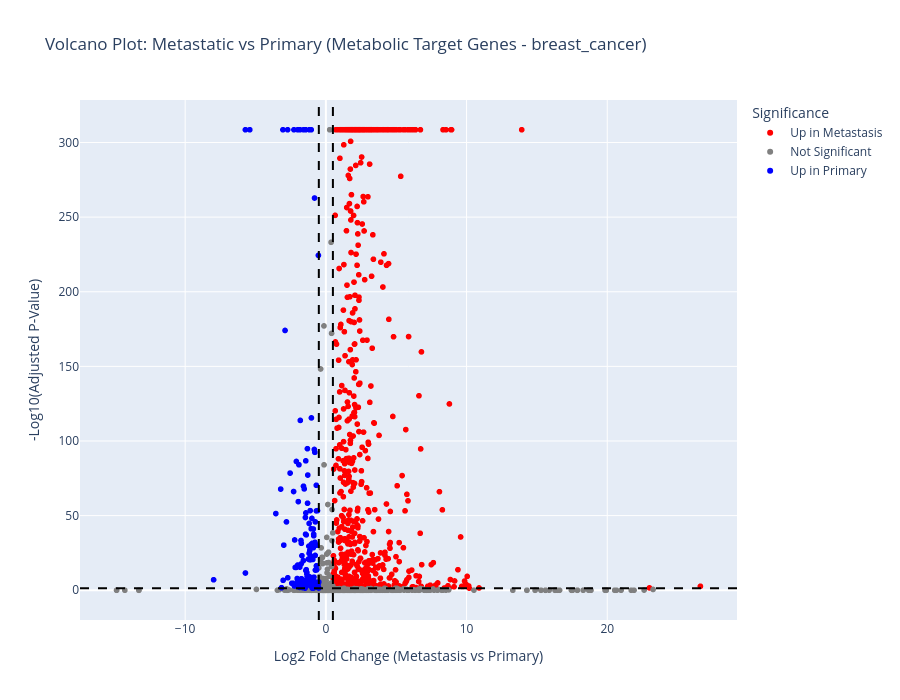

The notebook cell saved with this chart:
### Markdown cell above
## 6. Volcano Plot

### Code cell
# Interactive Volcano Plot using Plotly
fig = px.scatter(
    metab_de_df,
    x='logfoldchanges',
    y='-log10(p_adj)',
    color='Significance',
    hover_name='names',
    hover_data=['pvals_adj', 'logfoldchanges'],
    color_discrete_map={
        'Not Significant': 'grey',
        'Up in Metastasis': 'red',
        'Up in Primary': 'blue'
    },
    title=f"Volcano Plot: Metastatic vs Primary (Metabolic Target Genes - {CANCER_TYPE_NAME})",
    labels={'logfoldchanges': 'Log2 Fold Change (Metastasis vs Primary)', '-log10(p_adj)': '-Log10(Adjusted P-Value)'}
)

# Add cutoff lines
fig.add_vline(x=0.5, line_dash="dash", line_color="black")
fig.add_vline(x=-0.5, line_dash="dash", line_color="black")
fig.add_hline(y=-np.log10(0.05), line_dash="dash", line_color="black")

fig.update_layout(width=900, height=700)
fig.show()

# Optional: Static Seaborn plot
plt.figure(figsize=(10, 8))
sns.scatterplot(
    data=metab_de_df, 
    x='logfoldchanges', 
    y='-log10(p_adj)', 
    hue='Significance',
    palette={'Not Significant': 'grey', 'Up in Metastasis': 'red', 'Up in Primary': 'blue'},
    alpha=0.7
)

plt.axvline(0.5, ls='--', color='black', alpha=0.5)
plt.axvline(-0.5, ls='--', color='black', alpha=0.5)
plt.axhline(-np.log10(0.05), ls='--', color='black', alpha=0.5)

# Label top genes
top_genes = metab_de_df.sort_values('pvals_adj').head(20)
for idx, row in top_genes.iterrows():
    plt.text(row['logfoldchanges'], row['-log10(p_adj)'], row['names'], fontsize=8)

plt.title(f"Metastasis vs Primary (Metabolic Targets - {CANCER_TYPE_NAME})")
plt.xlabel("Log2 Fold Change")
plt.ylabel("-Log10(Adj P-Value)")
plt.show()

### Figure 1 — Plotly figure (JSON) as saved in the notebook; plotly's stock layout.template omitted (floating-point values rounded to 4 significant figures; data arrays with more than 128 entries replaced by an {"elided": "..."} marker saying what was removed)
{"data": [{"customdata": {"elided": "904x1 float values"}, "hovertemplate": "<b>%{hovertext}</b><br><br>Significance=Up in Metastasis<br>Log2 Fold Change (Metastasis vs Primary)=%{x}<br>-Log10(Adjusted P-Value)=%{y}<br>pvals_adj=%{customdata[0]}<extra></extra>", "hovertext": {"elided": "904 str values"}, "legendgroup": "Up in Metastasis", "marker": {"color": "red", "symbol": "circle"}, "mode": "markers", "name": "Up in Metastasis", "showlegend": true, "type": "scattergl", "x": {"elided": "904 float values"}, "xaxis": "x", "y": {"elided": "904 float values"}, "yaxis": "y"}, {"customdata": {"elided": "625x1 float values"}, "hovertemplate": "<b>%{hovertext}</b><br><br>Significance=Not Significant<br>Log2 Fold Change (Metastasis vs Primary)=%{x}<br>-Log10(Adjusted P-Value)=%{y}<br>pvals_adj=%{customdata[0]}<extra></extra>", "hovertext": {"elided": "625 str values"}, "legendgroup": "Not Significant", "marker": {"color": "grey", "symbol": "circle"}, "mode": "markers", "name": "Not Significant", "showlegend": true, "type": "scattergl", "x": {"elided": "625 float values"}, "xaxis": "x", "y": {"elided": "625 float values"}, "yaxis": "y"}, {"customdata": {"elided": "140x1 float values"}, "hovertemplate": "<b>%{hovertext}</b><br><br>Significance=Up in Primary<br>Log2 Fold Change (Metastasis vs Primary)=%{x}<br>-Log10(Adjusted P-Value)=%{y}<br>pvals_adj=%{customdata[0]}<extra></extra>", "hovertext": {"elided": "140 str values"}, "legendgroup": "Up in Primary", "marker": {"color": "blue", "symbol": "circle"}, "mode": "markers", "name": "Up in Primary", "showlegend": true, "type": "scattergl", "x": {"elided": "140 float values"}, "xaxis": "x", "y": {"elided": "140 float values"}, "yaxis": "y"}], "layout": {"height": 700, "legend": {"title": {"text": "Significance"}, "tracegroupgap": 0}, "shapes": [{"line": {"color": "black", "dash": "dash"}, "type": "line", "x0": 0.5, "x1": 0.5, "xref": "x", "y0": 0, "y1": 1, "yref": "y domain"}, {"line": {"color": "black", "dash": "dash"}, "type": "line", "x0": -0.5, "x1": -0.5, "xref": "x", "y0": 0, "y1": 1, "yref": "y domain"}, {"line": {"color": "black", "dash": "dash"}, "type": "line", "x0": 0, "x1": 1, "xref": "x domain", "y0": 1.301, "y1": 1.301, "yref": "y"}], "title": {"text": "Volcano Plot: Metastatic vs Primary (Metabolic Target Genes - breast_cancer)"}, "width": 900, "xaxis": {"anchor": "y", "domain": [0, 1], "title": {"text": "Log2 Fold Change (Metastasis vs Primary)"}}, "yaxis": {"anchor": "x", "domain": [0, 1], "title": {"text": "-Log10(Adjusted P-Value)"}}}}
